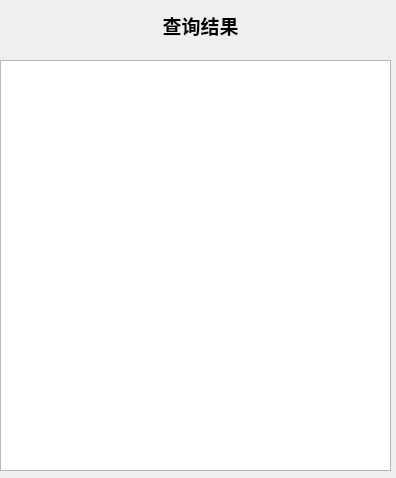
<?xml version="1.0" encoding="UTF-8"?>
<ui version="4.0">
 <class>InformationDisplayWindowClass</class>
 <widget class="QDialog" name="InformationDisplayWindowClass">
  <property name="geometry">
   <rect>
    <x>0</x>
    <y>0</y>
    <width>396</width>
    <height>478</height>
   </rect>
  </property>
  <property name="minimumSize">
   <size>
    <width>396</width>
    <height>478</height>
   </size>
  </property>
  <property name="maximumSize">
   <size>
    <width>396</width>
    <height>478</height>
   </size>
  </property>
  <property name="windowTitle">
   <string>InformationDisplayWindow</string>
  </property>
  <widget class="QWidget" name="widget" native="true">
   <property name="geometry">
    <rect>
     <x>0</x>
     <y>0</y>
     <width>391</width>
     <height>61</height>
    </rect>
   </property>
   <widget class="QLabel" name="label">
    <property name="geometry">
     <rect>
      <x>70</x>
      <y>0</y>
      <width>261</width>
      <height>51</height>
     </rect>
    </property>
    <property name="text">
     <string>&lt;html&gt;&lt;head/&gt;&lt;body&gt;&lt;p align=&quot;center&quot;&gt;&lt;span style=&quot; font-size:14pt; font-weight:600;&quot;&gt;查询结果&lt;/span&gt;&lt;/p&gt;&lt;/body&gt;&lt;/html&gt;</string>
    </property>
   </widget>
  </widget>
  <widget class="QWidget" name="widget_2" native="true">
   <property name="geometry">
    <rect>
     <x>0</x>
     <y>60</y>
     <width>391</width>
     <height>411</height>
    </rect>
   </property>
   <widget class="QTextBrowser" name="QueryResultText">
    <property name="geometry">
     <rect>
      <x>0</x>
      <y>0</y>
      <width>391</width>
      <height>411</height>
     </rect>
    </property>
   </widget>
  </widget>
 </widget>
 <layoutdefault spacing="6" margin="11"/>
 <resources/>
 <connections/>
</ui>
